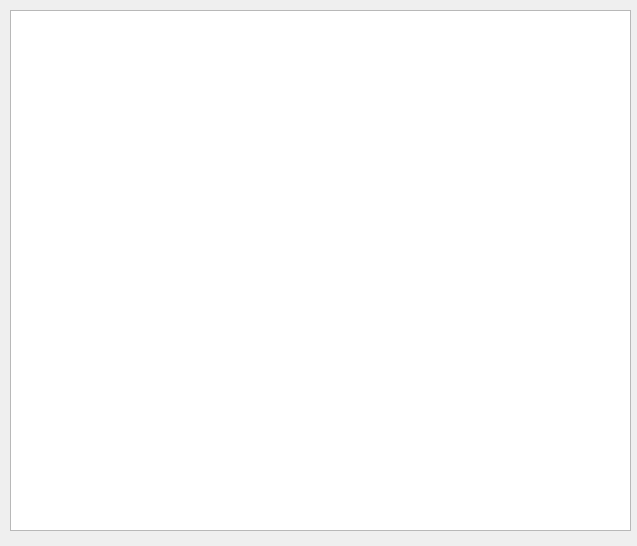
<?xml version="1.0" encoding="UTF-8"?>
<ui version="4.0">
 <class>Form</class>
 <widget class="QWidget" name="Form">
  <property name="geometry">
   <rect>
    <x>0</x>
    <y>0</y>
    <width>637</width>
    <height>546</height>
   </rect>
  </property>
  <property name="windowTitle">
   <string>Form</string>
  </property>
  <widget class="QTextEdit" name="textEdit">
   <property name="geometry">
    <rect>
     <x>10</x>
     <y>10</y>
     <width>621</width>
     <height>521</height>
    </rect>
   </property>
  </widget>
 </widget>
 <resources/>
 <connections/>
</ui>
